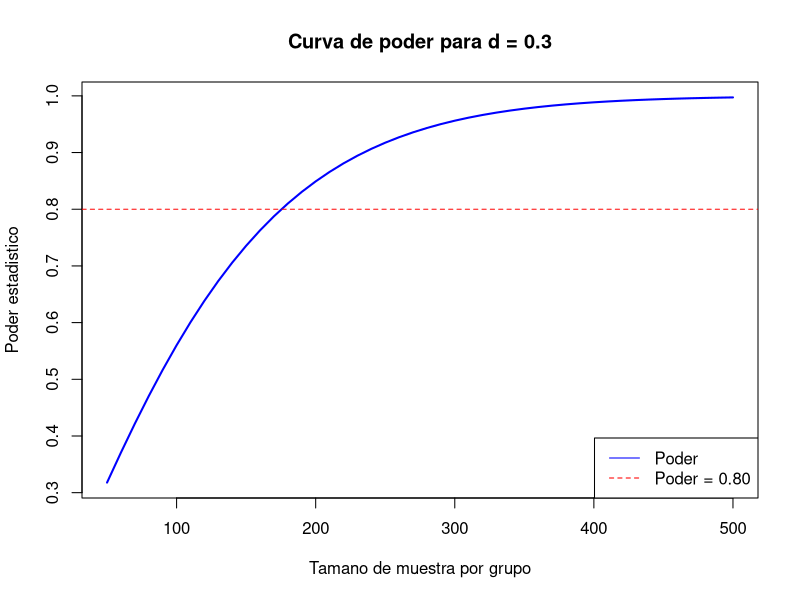

Write R code to recreate this figure.
# ============================================================================
# Calculos de Poder Estadistico en R
# Econometria Avanzada - Ana Maria Diaz
# ============================================================================

# Cargar librerias necesarias
if (!require("pwr")) install.packages("pwr")
library(pwr)

# ============================================================================
# 1. Tamano de muestra para un efecto dado
# ============================================================================

# Parametros
power <- 0.8
alpha <- 0.05
effect_size <- 0.3  # Tamano del efecto en desviaciones estandar (Cohen's d)

# Calcular tamano de muestra para prueba t de dos muestras
result <- pwr.t.test(d = effect_size,
                     sig.level = alpha,
                     power = power,
                     type = "two.sample")
print(result)
cat("\nTamano de muestra requerido por grupo:", ceiling(result$n), "\n")
cat("Tamano de muestra total:", ceiling(result$n) * 2, "\n")

# ============================================================================
# 2. Efecto minimo detectable (MDE) para un N dado
# ============================================================================

N_total <- 1000  # Tamano de muestra total
n_per_group <- N_total / 2

# Calcular MDE
result_mde <- pwr.t.test(n = n_per_group,
                         sig.level = alpha,
                         power = power,
                         type = "two.sample")
cat("\nEfecto minimo detectable (Cohen's d):", round(result_mde$d, 4), "\n")

# ============================================================================
# 3. Curva de poder
# ============================================================================

# Crear grafico de poder vs tamano de muestra
n_range <- seq(50, 500, by = 10)
power_values <- sapply(n_range, function(n) {
  pwr.t.test(n = n, d = 0.3, sig.level = 0.05, type = "two.sample")$power
})

plot(n_range, power_values, type = "l",
     xlab = "Tamano de muestra por grupo",
     ylab = "Poder estadistico",
     main = "Curva de poder para d = 0.3",
     col = "blue", lwd = 2)
abline(h = 0.8, col = "red", lty = 2)
legend("bottomright", legend = c("Poder", "Poder = 0.80"),
       col = c("blue", "red"), lty = c(1, 2))

# ============================================================================
# 4. Comparacion de proporciones
# ============================================================================

# Parametros para proporciones
p1 <- 0.08  # Proporcion grupo control
p2 <- 0.12  # Proporcion grupo tratamiento

# Calcular tamano del efecto (h de Cohen)
h <- 2 * asin(sqrt(p2)) - 2 * asin(sqrt(p1))

# Calcular tamano de muestra
result_prop <- pwr.2p.test(h = h,
                           sig.level = alpha,
                           power = power)
print(result_prop)
cat("\nTamano de muestra por grupo:", ceiling(result_prop$n), "\n")

# ============================================================================
# 5. Funcion personalizada para calcular poder con covariables
# ============================================================================

# Incorporando la reduccion de varianza por covariables
power_with_covariates <- function(n, effect, sd_original, r_squared_cov, alpha = 0.05) {
  # Desviacion estandar residual despues de ajustar por covariables
  sd_residual <- sd_original * sqrt(1 - r_squared_cov)

  # Tamano del efecto ajustado
  d_adjusted <- effect / sd_residual

  # Calcular poder
  result <- pwr.t.test(n = n/2, d = d_adjusted, sig.level = alpha, type = "two.sample")
  return(result$power)
}

# Ejemplo: efecto de 0.5, sd = 2, R^2 de covariables = 0.3
poder_sin_cov <- pwr.t.test(n = 100, d = 0.5/2, sig.level = 0.05, type = "two.sample")$power
poder_con_cov <- power_with_covariates(n = 200, effect = 0.5, sd_original = 2, r_squared_cov = 0.3)

cat("\nPoder sin covariables (n=200):", round(poder_sin_cov, 4), "\n")
cat("Poder con covariables (n=200, R^2=0.3):", round(poder_con_cov, 4), "\n")

# ============================================================================
# 6. Diseno por conglomerados (clusters)
# ============================================================================

# Formula para efecto de diseno
design_effect <- function(icc, cluster_size) {
  return(1 + icc * (cluster_size - 1))
}

# Parametros
icc <- 0.05  # Correlacion intra-clase
m <- 50      # Tamano del cluster

de <- design_effect(icc, m)
cat("\nEfecto de diseno (ICC =", icc, ", m =", m, "):", round(de, 2), "\n")

# Tamano de muestra ajustado por clusters
n_simple <- ceiling(pwr.t.test(d = 0.3, sig.level = 0.05, power = 0.8, type = "two.sample")$n)
n_cluster <- ceiling(n_simple * de)
k_clusters <- ceiling(n_cluster / m)

cat("Tamano de muestra simple por grupo:", n_simple, "\n")
cat("Tamano de muestra ajustado por grupo:", n_cluster, "\n")
cat("Numero de clusters necesarios por grupo:", k_clusters, "\n")

cat("\n--- Fin del script de poder estadistico ---\n")
